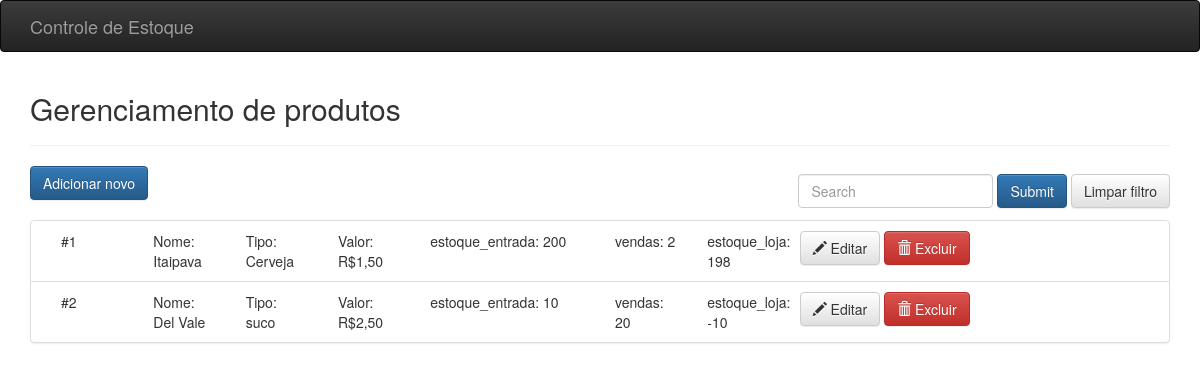
Screenshot of /index.php/produtos with the database file from the repository.
### tables this page shows
CREATE TABLE `produto` (
  `id` int(11) NOT NULL,
  `nome` varchar(45) DEFAULT NULL,
  `tipo` varchar(45) DEFAULT NULL,
  `valor` varchar(45) DEFAULT NULL,
  `estoque` varchar(45) DEFAULT NULL
);

### application/controllers/Produtos.php (called while the page is built, shortened)
<?php defined('BASEPATH') OR exit('No direct script access allowed');
class Produtos extends CI_Controller {
    public function index(){
        $this->load->model('produto');
        $data['produtos'] = $this->produto->get_produtos();
        $this->load->view('includes/header');
		$this->load->view('produtos_list', $data);
    }
}

### index.php (called while the page is built, shortened)
<?php
require_once BASEPATH.'core/CodeIgniter.php';

### application/models/Produto.php (called while the page is built, shortened)
<?php defined('BASEPATH') OR exit('No direct script access allowed');
class Produto extends CI_Model{
    public function get_produtos() {
        $query = $this->db->query("SELECT * FROM produto");
        return $query->result_array();
    }
}

### application/views/produtos_list.php (the view, shortened to what this page needs)
    <main>
        <div class="container">
            <div class="row">
                <div class="col-xs-12">
                    <h2>Gerenciamento de produtos</h2>
                    <hr>
                </div>
            </div>
            <div class="row">
                <div class="col-xs-6">
                    <button onClick="javascript: add()" class="btn btn-primary" >Adicionar novo</button><br/><br/>
                </div>
                <div class="col-xs-6">
                    <form class="navbar-form navbar-right" method='post' action="<?php echo site_url('/produtos/search'); ?>">
                        <div class="form-group">
                            <input type="text" class="form-control" name="search" placeholder="Search">
                        </div>
                        <button type="submit" class="btn btn-primary">Submit</button>
                        <a href="<?php echo site_url('/produtos') ?>" class="btn btn-default">Limpar filtro</a>
                    </form>
                </div>
                <div class="col-xs-12">
                    <ul class="list-group">
                        <?php foreach($produtos as $prod): ?>
                            <li class="list-group-item">
                                <div class="col-sm-1">
                                    <?php echo '#'.$prod['id']; ?>
                                </div>
                                <div class="col-sm-1">
                                    <?php echo 'Nome: '.$prod['nome']; ?>
                                </div>
                                <div class="col-sm-1">
                                    <?php echo 'Tipo: '.$prod['tipo']; ?>
                                </div>
                                <div class="col-sm-1">
                                    <?php echo 'Valor: R$'.str_replace('.',',',$prod['valor']); ?>
                                </div>
                                <div class="col-sm-2">
                                    <?php echo 'estoque_entrada: '.$prod['estoque']; ?>
                                </div>
                                <div class="col-sm-1">
                                    <?php echo 'vendas: '.$prod['vendas']; ?>
                                </div>
                                <div class="col-sm-1">
                                    <?php echo 'estoque_loja: '.$prod['estoque_loja']; ?>
                                </div>
                                <div class="col-sm-3">
                                    <button class="btn btn-default" onClick="javascript: edit(<?php echo $prod['id'] ?>)"><span class="glyphicon glyphicon-pencil"></span> Editar</button>
                                    <button class="btn btn-danger"  onClick="javascript: excluir(<?php echo $prod['id'] ?>)"><span class="glyphicon glyphicon-trash"></span> Excluir</button>
                                </div>
                                <div class="clearfix"></div>
                            </li>
                        <?php endforeach; ?>
                    </ul>
                </div>
                <div class="col-xs-12">
                </div>
            </div>
        </div>
    </main>
</body>
</html>

### rows the page displays
produto: id "1", nome "Itaipava", tipo "Cerveja", valor "1,50", estoque "200", vendas "2", estoque_loja "198"
produto: id "2", nome "Del Vale", tipo "suco", valor "2,50", estoque "10", vendas "20", estoque_loja "-10"
